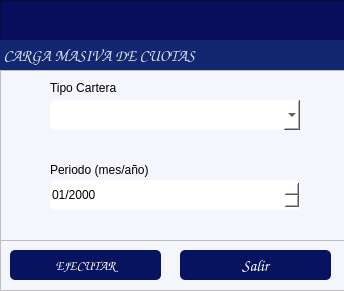
<?xml version="1.0" encoding="UTF-8"?>
<ui version="4.0">
 <class>formClientes</class>
 <widget class="QDialog" name="formClientes">
  <property name="windowModality">
   <enum>Qt::WindowModality::ApplicationModal</enum>
  </property>
  <property name="geometry">
   <rect>
    <x>0</x>
    <y>0</y>
    <width>344</width>
    <height>291</height>
   </rect>
  </property>
  <property name="windowTitle">
   <string/>
  </property>
  <property name="styleSheet">
   <string notr="true">background-color: rgb(245, 245, 252);</string>
  </property>
  <widget class="QFrame" name="frame">
   <property name="geometry">
    <rect>
     <x>0</x>
     <y>0</y>
     <width>681</width>
     <height>71</height>
    </rect>
   </property>
   <property name="maximumSize">
    <size>
     <width>16777215</width>
     <height>16777215</height>
    </size>
   </property>
   <property name="styleSheet">
    <string notr="true">background-color: rgb(8, 14, 91);</string>
   </property>
   <property name="frameShape">
    <enum>QFrame::Shape::StyledPanel</enum>
   </property>
   <property name="frameShadow">
    <enum>QFrame::Shadow::Raised</enum>
   </property>
   <widget class="QLabel" name="label_6">
    <property name="geometry">
     <rect>
      <x>0</x>
      <y>40</y>
      <width>832</width>
      <height>31</height>
     </rect>
    </property>
    <property name="font">
     <font>
      <family>Comic Sans MS</family>
      <pointsize>12</pointsize>
      <bold>true</bold>
     </font>
    </property>
    <property name="styleSheet">
     <string notr="true">color: rgb(255, 255, 255);
background-color: rgb(19, 39, 113);
color: rgb(255, 78, 2);
color: rgb(216, 224, 236);</string>
    </property>
    <property name="text">
     <string> CARGA MASIVA DE CUOTAS</string>
    </property>
    <property name="alignment">
     <set>Qt::AlignmentFlag::AlignLeading|Qt::AlignmentFlag::AlignLeft|Qt::AlignmentFlag::AlignVCenter</set>
    </property>
   </widget>
  </widget>
  <widget class="QFrame" name="frame_2">
   <property name="geometry">
    <rect>
     <x>0</x>
     <y>70</y>
     <width>681</width>
     <height>171</height>
    </rect>
   </property>
   <property name="maximumSize">
    <size>
     <width>16777215</width>
     <height>500</height>
    </size>
   </property>
   <property name="styleSheet">
    <string notr="true">background-color: rgb(255, 255, 255);
background-color: rgb(245, 245, 252);</string>
   </property>
   <property name="frameShape">
    <enum>QFrame::Shape::StyledPanel</enum>
   </property>
   <property name="frameShadow">
    <enum>QFrame::Shadow::Raised</enum>
   </property>
   <widget class="QLabel" name="label_10">
    <property name="geometry">
     <rect>
      <x>50</x>
      <y>10</y>
      <width>91</width>
      <height>16</height>
     </rect>
    </property>
    <property name="text">
     <string>Tipo Cartera</string>
    </property>
   </widget>
   <widget class="QComboBox" name="cmbTcartera">
    <property name="enabled">
     <bool>true</bool>
    </property>
    <property name="geometry">
     <rect>
      <x>50</x>
      <y>30</y>
      <width>250</width>
      <height>30</height>
     </rect>
    </property>
    <property name="styleSheet">
     <string notr="true">background-color: rgb(255, 255, 255);
border-radius:5px;</string>
    </property>
    <property name="placeholderText">
     <string>selecciona una opcion</string>
    </property>
    <item>
     <property name="text">
      <string>---seleccione una opcion...</string>
     </property>
    </item>
    <item>
     <property name="text">
      <string>locales comerciales</string>
     </property>
    </item>
    <item>
     <property name="text">
      <string>areas comunes</string>
     </property>
    </item>
   </widget>
   <widget class="QDateEdit" name="fechaPeriodo">
    <property name="geometry">
     <rect>
      <x>50</x>
      <y>110</y>
      <width>250</width>
      <height>30</height>
     </rect>
    </property>
    <property name="styleSheet">
     <string notr="true">color: rgb(0, 0, 0);
background-color: rgb(255, 255, 255);
border-radius:5px;</string>
    </property>
    <property name="displayFormat">
     <string>MM/yyyy</string>
    </property>
    <property name="calendarPopup">
     <bool>false</bool>
    </property>
   </widget>
   <widget class="QLabel" name="label_11">
    <property name="geometry">
     <rect>
      <x>50</x>
      <y>90</y>
      <width>121</width>
      <height>20</height>
     </rect>
    </property>
    <property name="text">
     <string>Periodo (mes/año)</string>
    </property>
   </widget>
  </widget>
  <widget class="QFrame" name="frame_3">
   <property name="geometry">
    <rect>
     <x>0</x>
     <y>240</y>
     <width>654</width>
     <height>51</height>
    </rect>
   </property>
   <property name="maximumSize">
    <size>
     <width>16777215</width>
     <height>60</height>
    </size>
   </property>
   <property name="styleSheet">
    <string notr="true"/>
   </property>
   <property name="frameShape">
    <enum>QFrame::Shape::StyledPanel</enum>
   </property>
   <property name="frameShadow">
    <enum>QFrame::Shadow::Raised</enum>
   </property>
   <widget class="QPushButton" name="btnSalir">
    <property name="geometry">
     <rect>
      <x>180</x>
      <y>10</y>
      <width>151</width>
      <height>30</height>
     </rect>
    </property>
    <property name="font">
     <font>
      <family>Comic Sans MS</family>
      <pointsize>12</pointsize>
      <bold>false</bold>
     </font>
    </property>
    <property name="cursor">
     <cursorShape>PointingHandCursor</cursorShape>
    </property>
    <property name="layoutDirection">
     <enum>Qt::LayoutDirection::LeftToRight</enum>
    </property>
    <property name="styleSheet">
     <string notr="true">background-color: rgb(8, 19, 95);
color: rgb(255, 255, 255);
border-radius:5px;
</string>
    </property>
    <property name="text">
     <string>Salir</string>
    </property>
    <property name="icon">
     <iconset>
      <normaloff>../iconos/salir.ico</normaloff>../iconos/salir.ico</iconset>
    </property>
    <property name="iconSize">
     <size>
      <width>20</width>
      <height>20</height>
     </size>
    </property>
    <property name="flat">
     <bool>true</bool>
    </property>
   </widget>
   <widget class="QPushButton" name="btnEjecutar">
    <property name="geometry">
     <rect>
      <x>10</x>
      <y>10</y>
      <width>151</width>
      <height>30</height>
     </rect>
    </property>
    <property name="font">
     <font>
      <family>Comic Sans MS</family>
      <pointsize>10</pointsize>
      <bold>true</bold>
     </font>
    </property>
    <property name="cursor">
     <cursorShape>PointingHandCursor</cursorShape>
    </property>
    <property name="layoutDirection">
     <enum>Qt::LayoutDirection::LeftToRight</enum>
    </property>
    <property name="styleSheet">
     <string notr="true">background-color: rgb(8, 19, 95);
color: rgb(255, 255, 255);
border-radius:5px;
</string>
    </property>
    <property name="text">
     <string>EJECUTAR</string>
    </property>
    <property name="icon">
     <iconset>
      <normaloff>../iconos/icon_menu.gif</normaloff>../iconos/icon_menu.gif</iconset>
    </property>
    <property name="iconSize">
     <size>
      <width>20</width>
      <height>20</height>
     </size>
    </property>
    <property name="flat">
     <bool>true</bool>
    </property>
   </widget>
  </widget>
 </widget>
 <resources/>
 <connections/>
</ui>
